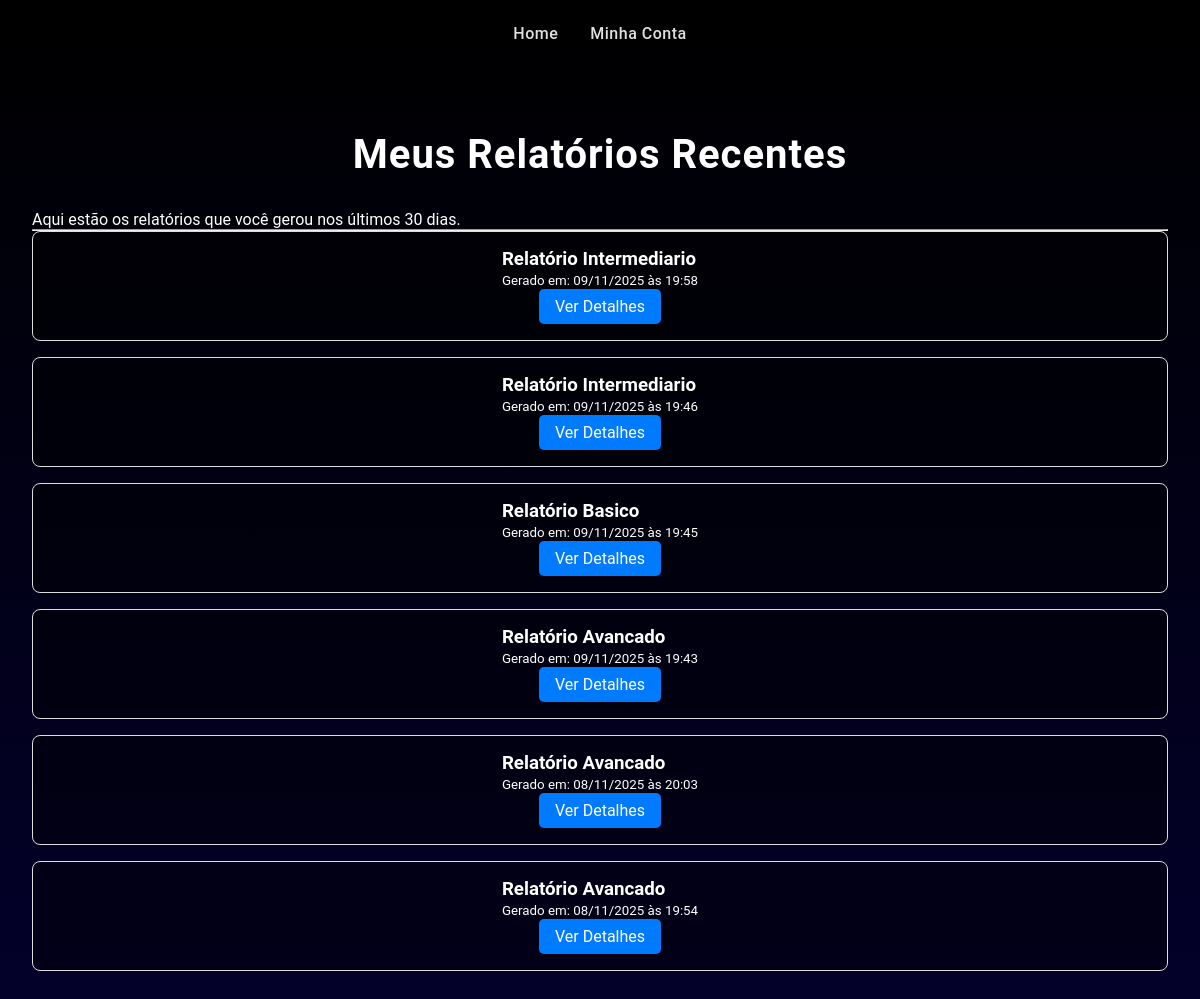
Page /relatorios_recentes (signed in) on the committed database.
### app/models.py (models this page shows, shortened)
class RelatorioIntermediario(db.Model):
    id = db.Column(db.Integer, primary_key=True)
    conteudo = db.Column(db.Text, nullable=False)
    data_criacao = db.Column(db.DateTime, nullable=False, default=datetime.utcnow)
    cliente_id = db.Column(db.Integer, db.ForeignKey('cliente.id'), nullable=False)

class RelatorioBasico(db.Model):
    id = db.Column(db.Integer, primary_key=True)
    conteudo = db.Column(db.Text, nullable=False)  ## Armazena o resultado textual do escaneamento (o relatório em si).
    data_criacao = db.Column(db.DateTime, nullable=False, default=datetime.utcnow) # Regra dos 30 dias (baseada na data de criação) - # Registra a data de criação. 'datetime.utcnow' garante o uso de fuso horário UTC
    cliente_id = db.Column(db.Integer, db.ForeignKey('cliente.id'), nullable=False) # Chave estrangeira que liga o relatório ao seu cliente via ID(Dono).

class RelatorioAvancado(db.Model):
    id = db.Column(db.Integer, primary_key=True)
    conteudo = db.Column(db.Text, nullable=False)
    data_criacao = db.Column(db.DateTime, nullable=False, default=datetime.utcnow)
    cliente_id = db.Column(db.Integer, db.ForeignKey('cliente.id'), nullable=False)

### app/routes.py (the view)
@main_bp.route('/relatorios_recentes') # Rota que lista os relatórios do usuário.
def relatorios_recentes(): # Função que busca e exibe os relatórios.
    if 'cliente_id' not in session: # Verifica login.
        flash('Você precisa estar logado para acessar esta página.', 'warning')
        return redirect(url_for('main.login'))
    cliente = Cliente.query.get(session['cliente_id']) # Busca o cliente logado.
    from datetime import datetime, timedelta # Importa timedelta para calcular o intervalo de tempo.
    data_limite = datetime.utcnow() - timedelta(days=30) # Calcula a data de 30 dias atrás (regra dos 30 dias).
    relatorios = [] # Lista para armazenar todos os relatórios combinados.
    basicos = RelatorioBasico.query.filter( # Faz a consulta:
        RelatorioBasico.cliente_id == cliente.id, # 1. O relatório pertence ao cliente logado.
        RelatorioBasico.data_criacao >= data_limite # 2. O relatório foi criado nos últimos 30 dias.
    ).all() # Busca todos os resultados.
    for rel in basicos: # Itera sobre os resultados básicos.
        relatorios.append({ # Adiciona um dicionário formatado à lista 'relatorios'.
            'id': rel.id,
            'tipo': 'basico',
            'data_criacao': rel.data_criacao,
            'alvo': None  # Adicionar se tiver campo alvo
        })
    intermediarios = RelatorioIntermediario.query.filter( # Consulta relatórios intermediários (mesma lógica).
        RelatorioIntermediario.cliente_id == cliente.id,
        RelatorioIntermediario.data_criacao >= data_limite
    ).all()
    for rel in intermediarios:
        relatorios.append({
            'id': rel.id,
            'tipo': 'intermediario',
            'data_criacao': rel.data_criacao,
            'alvo': None
        })
    avancados = RelatorioAvancado.query.filter( # Consulta relatórios avançados (mesma lógica).
        RelatorioAvancado.cliente_id == cliente.id,
        RelatorioAvancado.data_criacao >= data_limite
    ).all()
    for rel in avancados:
        relatorios.append({
            'id': rel.id,
            'tipo': 'avancado',
            'data_criacao': rel.data_criacao,
            'alvo': None
        })
    relatorios.sort(key=lambda x: x['data_criacao'], reverse=True) # Ordena a lista de dicionários pela data de criação (descendente).
    return render_template('relatorios_recentes.html', relatorios=relatorios) # Renderiza o template, enviando a lista ordenada.

### app/templates/relatorios_recentes.html (shortened to what this page needs)
<!DOCTYPE html>
<html lang="pt-BR">
<head>
    <link rel="stylesheet" href="{{ url_for('static', filename='css/style.css') }}">
</head>
<body>
    <div>
        <nav>
            <a href="/">Home</a>
            <a href="/minha_conta">Minha Conta</a>
        </nav>
    </div>
    <div class="container" style="padding: 2rem;">
        <h1>Meus Relatórios Recentes</h1>
        <p>Aqui estão os relatórios que você gerou nos últimos 30 dias.</p>
        <hr>
        <div class="lista-relatorios">
            {% if relatorios %}
                {% for rel in relatorios %}
                    <div class="relatorio-card" style="border: 1px solid #ddd; padding: 1rem; margin-bottom: 1rem; border-radius: 8px; display: flex; justify-content: space-between; align-items: center;">
                        <div>
                            <h3 style="margin: 0;">Relatório {{ rel.tipo.title() }}</h3>
                            <small>Gerado em: {{ rel.data_criacao.strftime('%d/%m/%Y às %H:%M') }}</small>
                        </div>
                        <a href="{{ url_for('main.visualizar_relatorio', relatorio_id=rel.id, tipo=rel.tipo) }}" class="btn-visualizar" style="background-color: #007bff; color: white; padding: 0.5rem 1rem; text-decoration: none; border-radius: 5px;">
                            Ver Detalhes
                        </a>
                    </div>
                {% endfor %}
            {% else %}
                <div class="relatorio-card-vazio" style="text-align: center; padding: 2rem; border: 1px dashed #ccc; border-radius: 8px;">
                    <p>Nenhum relatório recente encontrado.</p>
                </div>
            {% endif %}
        </div>
    </div>
</body>
</html>

### app/static/css/style.css (style rules this page uses)
* { margin: 0; padding: 0; box-sizing: border-box; }
html { height: 100%; }
body { font-family: 'Montserrat', 'Poppins', 'Roboto', sans-serif; background: linear-gradient(to bottom, #000000 0%, #03002b 100%); min-height: 100%; color: #ffffff; background-attachment: fixed; }
h1, h2 { text-align: center; color: #ffffff; font-weight: 700; letter-spacing: 1px; }
h1 { font-size: 2.5rem; margin: 2rem 0; }
nav { padding: 1.5rem 2rem; display: flex; gap: 2rem; align-items: center; justify-content: center; }
nav a { color: #e0e0e0; text-decoration: none; font-size: 1rem; font-weight: 500; transition: color 0.3s ease; letter-spacing: 0.5px; }
.relatorio-card { background: rgba(0, 0, 0, 0.4); border-radius: 20px; padding: 2rem; border: 2px solid rgba(0, 170, 255, 0.3); transition: all 0.3s ease; display: flex; flex-direction: column; position: relative; overflow: hidden; }

### rows in the picture
RelatorioIntermediario: data_criacao "09/11/2025 às 19:58"
RelatorioIntermediario: data_criacao "09/11/2025 às 19:46"
RelatorioBasico: data_criacao "09/11/2025 às 19:45"
RelatorioAvancado: data_criacao "09/11/2025 às 19:43"
RelatorioAvancado: data_criacao "08/11/2025 às 20:03"
RelatorioAvancado: data_criacao "08/11/2025 às 19:54"

### other values in the picture
{{ rel.tipo.title() }} "Intermediario" "Intermediario" "Basico" "Avancado" "Avancado" "Avancado"
